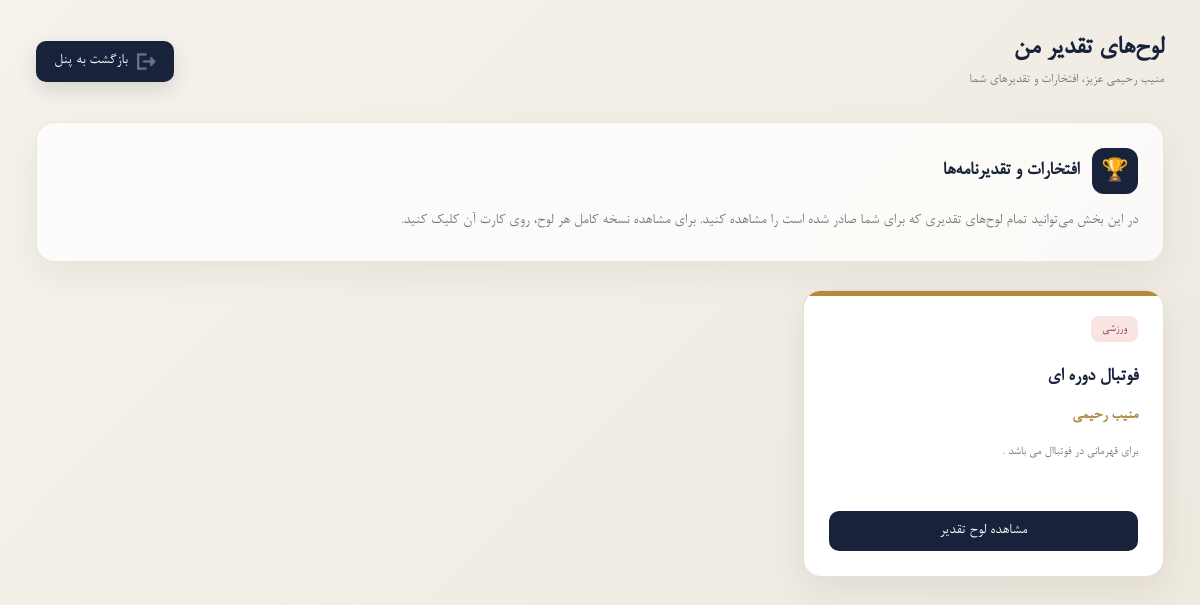
/student/student_certificate.php (signed in), run on the app's committed database.
### tables this page shows
CREATE TABLE `certificate` (
  `ID` int(11) NOT NULL,
  `title` varchar(255) NOT NULL,
  `description` text DEFAULT NULL,
  `type` int(11) NOT NULL DEFAULT 1,
  `student_ID` int(11) NOT NULL
);

CREATE TABLE `students` (
  `Stu_ID` int(11) NOT NULL,
  `Stu_fullName` varchar(50) NOT NULL,
  `Stu_nationalCode` varchar(10) NOT NULL,
  `Stu_phone` varchar(11) NOT NULL,
  `Stu_fatherName` varchar(30) NOT NULL,
  `Stu_fatherPhone` varchar(11) NOT NULL,
  `Stu_classID` int(2) NOT NULL
);

### student/student_certificate.php (the view, shortened to what this page needs)
<?php
require_once '../connect.php';
$connect->setAttribute(PDO::ATTR_ERRMODE, PDO::ERRMODE_EXCEPTION);
$connect->setAttribute(PDO::ATTR_DEFAULT_FETCH_MODE, PDO::FETCH_ASSOC);
$studentId = (int) $_SESSION['ID'];
$stmt = $connect->prepare("
    SELECT c.ID,c.title,c.description,c.type,c.student_ID,s.Stu_fullName
    FROM certificate c
    INNER JOIN students s ON c.student_ID=s.Stu_ID
    WHERE c.student_ID=:student_id
    ORDER BY c.ID DESC
");
$stmt->execute([':student_id' => $studentId]);
$certificates = $stmt->fetchAll();
$studentName = $certificates[0]['Stu_fullName'] ?? '';
function getCertificateType($type)
{
    switch ((int) $type) {
        case 2:
            return ['title' => 'لوح تقدیر ورزشی', 'short' => 'ورزشی', 'class' => 'sport'];
    }
}
?>
<!DOCTYPE html>
<html lang="fa" dir="rtl">
<head>
    <link rel="stylesheet" href="../styles/show_certificate.css" />
    <link rel="stylesheet" href="../styles/font.css">
</head>
<body>
    <div class="page">
        <div class="topbar">
            <div class="welcome">
                <h1>لوح‌های تقدیر من</h1>
                <p><?= htmlspecialchars($studentName, ENT_QUOTES, 'UTF-8') ?> عزیز، افتخارات و تقدیرهای شما</p>
            </div>
            <a href="../panel.php" class="back-button">
                <img src="../images/icons/back.png" alt="بازگشت">
                بازگشت به پنل
            </a>
        </div>
        <div class="intro">
            <div class="intro-title">
                <div class="intro-icon">🏆</div>
                <h2>افتخارات و تقدیرنامه‌ها</h2>
            </div>
            <p>در این بخش می‌توانید تمام لوح‌های تقدیری که برای شما صادر شده است را مشاهده کنید. برای مشاهده نسخه کامل
                هر لوح، روی کارت آن کلیک کنید.</p>
        </div>
        <?php if (empty($certificates)): ?>
            <div class="empty">
                <h3>هنوز لوح تقدیری برای شما ثبت نشده است.</h3>
                <p>در صورت دریافت لوح تقدیر، آن را در این قسمت مشاهده خواهید کرد.</p>
            </div>
        <?php else: ?>
            <div class="certificates-grid">
                <?php foreach ($certificates as $certificate): ?>
                    <?php $typeInfo = getCertificateType($certificate['type']); ?>
                    <div class="certificate-card <?= $typeInfo['class'] ?>">
                        <span class="card-type"><?= htmlspecialchars($typeInfo['short'], ENT_QUOTES, 'UTF-8') ?></span>
                        <h3><?= htmlspecialchars($certificate['title'], ENT_QUOTES, 'UTF-8') ?></h3>
                        <div class="student-name"><?= htmlspecialchars($certificate['Stu_fullName'], ENT_QUOTES, 'UTF-8') ?>
                        </div>
                        <div class="description"><?= htmlspecialchars($certificate['description'] ?? '', ENT_QUOTES, 'UTF-8') ?>
                        </div>
                        <a href="view_certificate.php?id=<?= (int) $certificate['ID'] ?>" class="view-button">مشاهده لوح
                            تقدیر</a>
                    </div>
                <?php endforeach; ?>
            </div>
        <?php endif; ?>
    </div>
</body>
</html>

### styles/show_certificate.css (style rules this page uses)
* { box-sizing: border-box }
body { margin: 0; min-height: 100vh; font-family: Tahoma, Arial, sans-serif; background: linear-gradient(135deg, #f5f2eb, #eee9df); color: #202020 }
.page { width: min(1180px, 94%); margin: auto; padding: 35px 0 60px }
.topbar { display: flex; justify-content: space-between; align-items: center; gap: 20px; margin-bottom: 35px }
.welcome h1 { margin: 0 0 10px; font-size: 28px; color: #17233c }
.welcome p { margin: 0; color: #777; font-size: 14px }
.back-button { display: inline-flex; align-items: center; gap: 9px; padding: 11px 18px; text-decoration: none; color: #fff; background: #18233b; border-radius: 10px; box-shadow: 0 8px 20px rgba(0, 0, 0, .12); transition: .25s }
.back-button img { width: 19px; height: 19px; object-fit: contain }
.intro { background: rgba(255, 255, 255, .75); border: 1px solid rgba(180, 150, 90, .22); border-radius: 18px; padding: 25px; margin-bottom: 28px; box-shadow: 0 12px 35px rgba(40, 30, 15, .06) }
.intro-title { display: flex; align-items: center; gap: 13px }
.intro-icon { width: 46px; height: 46px; display: flex; align-items: center; justify-content: center; background: #18233b; color: #d3ad58; border-radius: 12px; font-size: 22px }
.intro h2 { margin: 0; font-size: 20px; color: #18233b }
.intro p { margin: 12px 0 0; color: #777; line-height: 1.9 }
.certificates-grid { display: grid; grid-template-columns: repeat(auto-fill, minmax(280px, 1fr)); gap: 22px }
.certificate-card { position: relative; overflow: hidden; min-height: 260px; background: #fff; border-radius: 18px; padding: 25px; border: 1px solid #e4dfd5; box-shadow: 0 12px 35px rgba(40, 30, 15, .08); transition: .25s }
.certificate-card:before { content: ""; position: absolute; top: 0; right: 0; left: 0; height: 5px; background: #b38a3d }
.card-type { display: inline-block; padding: 7px 11px; border-radius: 8px; font-size: 12px; margin-bottom: 18px }
.certificate-card h3 { margin: 0 0 14px; font-size: 20px; line-height: 1.7; color: #18233b }
.student-name { color: #b18a42; font-weight: bold; margin-bottom: 15px }
.description { color: #777; font-size: 13px; line-height: 2; min-height: 52px; display: -webkit-box; -webkit-line-clamp: 2; -webkit-box-orient: vertical; overflow: hidden }
.view-button { display: block; text-align: center; text-decoration: none; margin-top: 20px; padding: 12px; border-radius: 10px; background: #18233b; color: #fff; transition: .2s }
.sport .card-type { background: #f8e4e2; color: #9a3028 }

### data on the page
certificate: student_ID.Stu_fullName "منیب رحیمی", type "ورزشی", title "فوتبال دوره ای", description "برای قهرمانی در فوتباال می باشد ."
